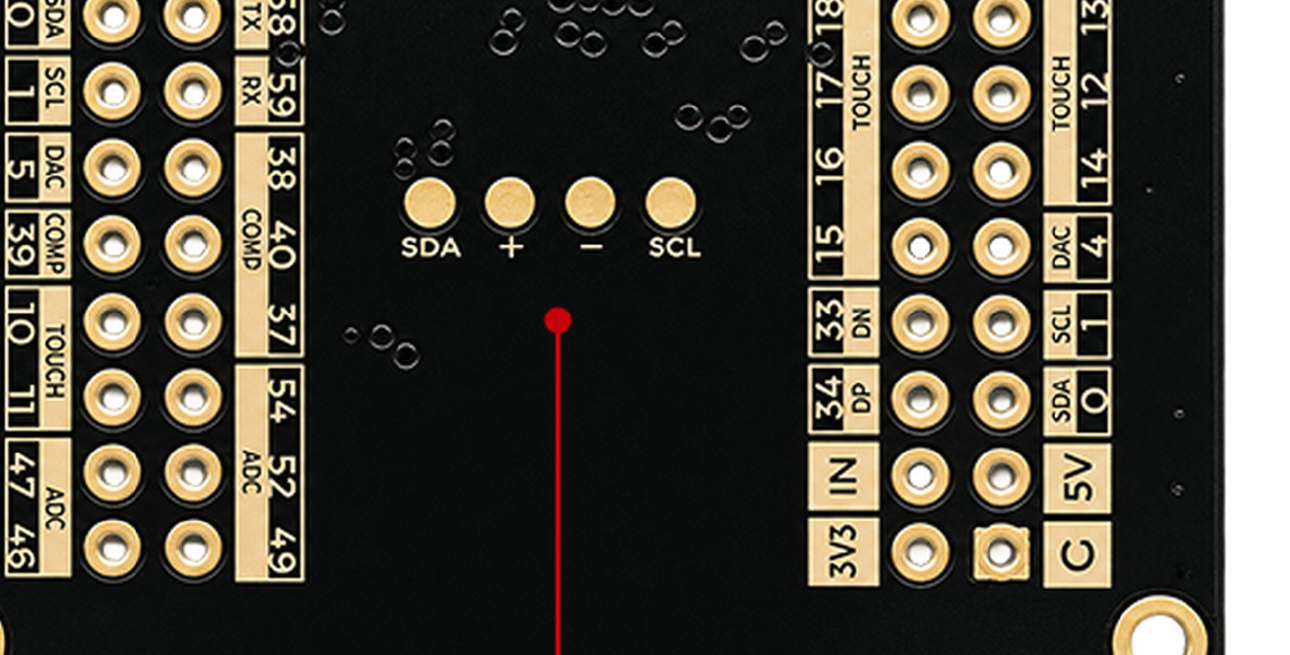
#> input picture review/claude/official-evidence/pads-silkscreen-zoom.png, 2580 x 1310 px (shown at 1/2 size)
$ python measure_pads.py ../pads-silkscreen-zoom.png
#> lines starting #> are read from the running program, lines starting #| are printed output that depends on the picture; after the words box and inside, x2 and y2 are one past the last pixel; in counts of white or black regions, pixels touching at a corner belong together
#!/usr/bin/env python3
"""从官方文档图 Fig.7（ESP-Mosaico BaseBoard Back）标定并测量背部四扩展焊盘。

用途：为 O01／O02／O03 提供有方法、可复现的证据输入。
限制：这是对文档照片的摄影测量，不是实物测量，结果为 derived，不可用于冻结。

重要：官方文档图存在约 6% 的水平拉伸（各向异性）。四个背部焊盘是水平排列，
因此必须用**水平方向**的标定基准。初版脚本用最近邻距离标定（实际测到的是垂直
行间距），导致间距被系统性高估约 6%，得出「2.54 mm 被证伪」的错误结论。
本版改为：从右侧 2x10P 严格提取两列各 10 孔（断言列数，不足则拒绝标定），
列间距作水平标定、行长基线作垂直标定，并输出圆形焊盘的长宽比作为各向同性自检。

第二次更正（Chrome 指出）：直径原先用 (h+w)/2 再除以水平标定，把垂直向的 h 按
水平尺度换算，在 6% 各向异性的图上系统性偏小约 3%。本版改为 w 除水平标定、
h 除垂直标定，分别报出。

复现：
  pdfimages -f 32 -l 32 -png esp-dev-kits-en-master-esp32s31.pdf fig7
  python3 measure_pads.py fig7-000.png
依赖：numpy、pillow。
"""
import sys
from collections import deque

import numpy as np
from PIL import Image

HEADER_PITCH_MM = 2.54  # 官方文档：左右模块接口为 2×10P、2.54 mm 间距排针


def components(gold, min_px=40):
    h, w = gold.shape
    seen = np.zeros((h, w), bool)
    out = []
    for y0, x0 in zip(*np.nonzero(gold)):
        if seen[y0, x0]:
            continue
        q = deque([(y0, x0)])
        seen[y0, x0] = True
        pts = []
        while q:
            y, x = q.popleft()
            pts.append((y, x))
            for dy, dx in ((1, 0), (-1, 0), (0, 1), (0, -1)):
                ny, nx = y + dy, x + dx
                if 0 <= ny < h and 0 <= nx < w and gold[ny, nx] and not seen[ny, nx]:
                    seen[ny, nx] = True
                    q.append((ny, nx))
        if len(pts) < min_px:
            continue
        ys = np.array([p[0] for p in pts])
        xs = np.array([p[1] for p in pts])
        out.append((len(pts), ys.mean(), xs.mean(),
                    ys.max() - ys.min() + 1, xs.max() - xs.min() + 1))
    return np.array(out)


def grid_pitch(points, x_lo, x_hi, x_split):
    """从 2x10P 严格提取两列，返回 (水平列距, 垂直行距均值)。"""
    p = points[(points[:, 0] > x_lo) & (points[:, 0] < x_hi)]
    c1, c2 = p[p[:, 0] < x_split], p[p[:, 0] >= x_split]
    # 严格断言：2x10P 的两列必须各恰 10 孔，否则标定基准不可信
    if len(c1) != 10 or len(c2) != 10:
        print("  断言失败：两列孔数为 %d / %d，期望 10 / 10；不据此标定" % (len(c1), len(c2)))
        return None, None
    horiz = c2[:, 0].mean() - c1[:, 0].mean()
    vert = np.mean([(np.sort(c[:, 1])[-1] - np.sort(c[:, 1])[0]) / (len(c) - 1)
                    for c in (c1, c2)])
    return horiz, vert


def nn_pitch(points, lo=65, hi=90):
    ds = []
    for i in range(len(points)):
        d = np.hypot(points[:, 0] - points[i, 0], points[:, 1] - points[i, 1])
        d[i] = np.inf
        ds.append(d.min())
    ds = np.array(ds)
    core = ds[(ds > lo) & (ds < hi)]
    return (np.median(core), core.std(), len(core)) if len(core) >= 3 else (None, None, 0)


def main(path):
#> called with path = '../pads-silkscreen-zoom.png'
    a = np.asarray(Image.open(path).convert("RGB")).astype(int)
    r, g, b = a[:, :, 0], a[:, :, 1], a[:, :, 2]
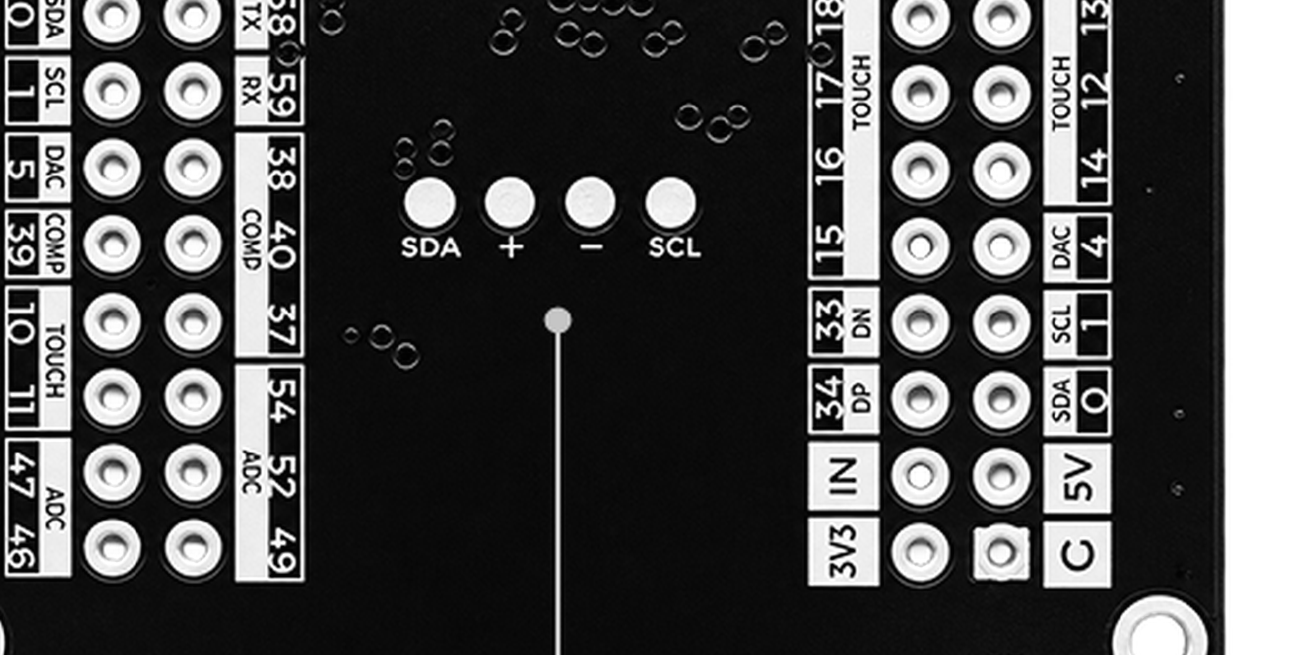
#> r: shape (1310, 2580) int64 (shown at 1/2 size); min 0, max 255, mean 75.6
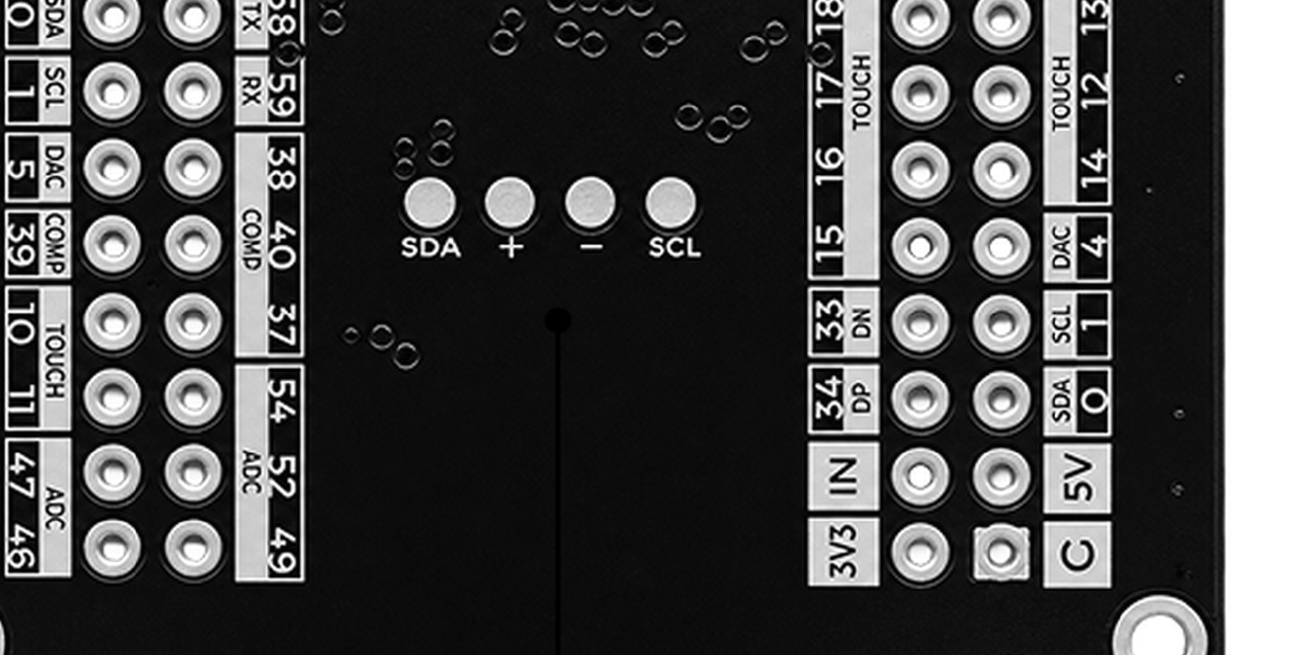
#> g: shape (1310, 2580) int64 (shown at 1/2 size); min 0, max 255, mean 70.6
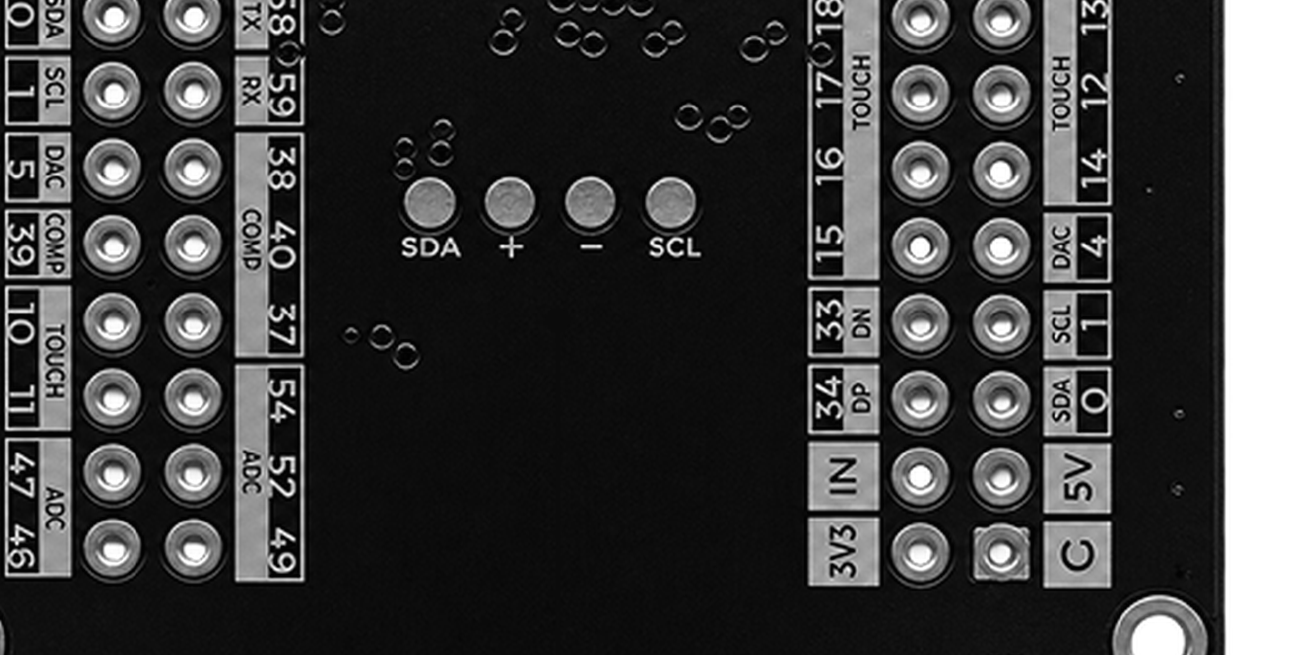
#> b: shape (1310, 2580) int64 (shown at 1/2 size); min 0, max 255, mean 59
    comp = components((r > 110) & (g > 85) & (b < r - 35) & (g > b + 25))
#> the loop in components, `for y0, x0 in zip(*np.nonzero(gold)):` made 630588 passes
#> x0 on passes 1 to 3: 10, 11, 12
#> after the loop in components, `for y0, x0 in zip(*np.nonzero(gold)):`:
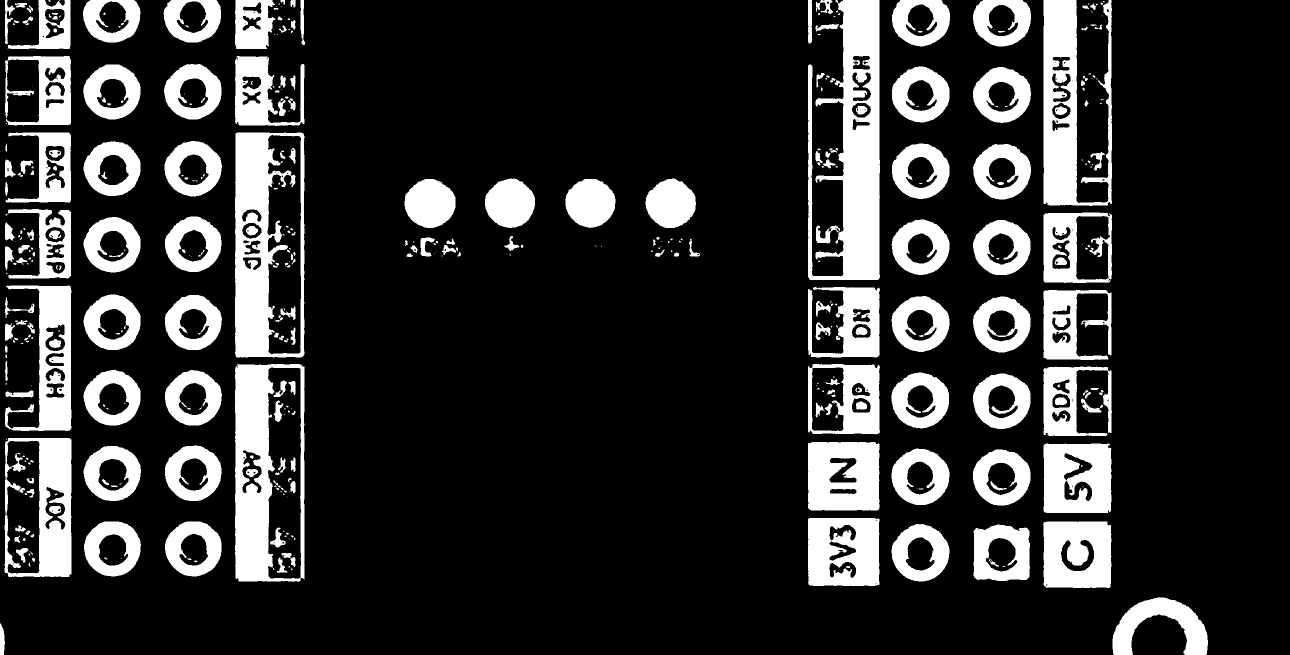
#> seen: shape (1310, 2580) bool (shown at 1/2 size); 18.7% white; 435 white regions (190 under 20 px), largest, box (x1, y1, x2, y2) and area: (1616, 0, 1760, 560) 44010, (470, 265, 609, 715) 34159, (470, 728, 609, 1163) 32059
#> after the loop in components, `for y0, x0 in zip(*np.nonzero(gold)):`: out = 180 items, first 6: (625, 38.12, 14.74, 88, 20), (4717, 57.67, 102.9, 98, 126), (5494, 40.01, 222.3, 85, 115), (5546, 40, 384.6, 85, 115), (5888, 49.73, 505.2, 98, 81), (50, 2.76, 565.8, 9, 9)
#> comp = 180 rows, first 6: [625, 38.12, 14.74, 88, 20], [4717, 57.67, 102.9, 98, 126], [5494, 40.01, 222.3, 85, 115], [5546, 40, 384.6, 85, 115], [5888, 49.73, 505.2, 98, 81], [50, 2.76, 565.8, 9, 9]

    n, cy, cx, hh, ww = comp.T
#> n = 180 values, max 44010 at index 10, min 40 at index 50, mean 3481.8; cy = 180 values, max 1281.1 at index 179, min 2.76 at index 5, mean 536.4; cx = 180 values, max 2321.8 at index 178, min 3.68 at index 179, mean 936.4; hh = 180 values, max 560 at index 10, min 5 at index 135, mean 61.68; ww = 180 values, max 191 at index 178, min 3 at index 50, mean 51.73
    dia = (hh + ww) / 2
#> dia = 180 values, max 352 at index 10, min 7 at index 93, mean 56.7
    circ = np.abs(hh - ww) / np.maximum(hh, ww)
#> circ = 180 values, max 0.9 at index 7, min 0 at index 5, mean 0.283
    fill = n / (np.pi / 4 * hh * ww)
#> fill = 180 values, max 1.13 at index 146, min 0.164 at index 30, mean 0.732

    # 四个背部焊盘：实心、等径、共线、等距的一组
    solid = comp[(fill > 0.80) & (circ < 0.18) & (dia > 40) & (dia < 60)]
#> solid = empty array
    rows = {}
    for c in solid:
        rows.setdefault(round(c[1] / 20), []).append(c)
#> this loop made 0 passes
#> after the loop, rows = 0 items
#> (the run stopped early here; a loop or call above may not have finished)
